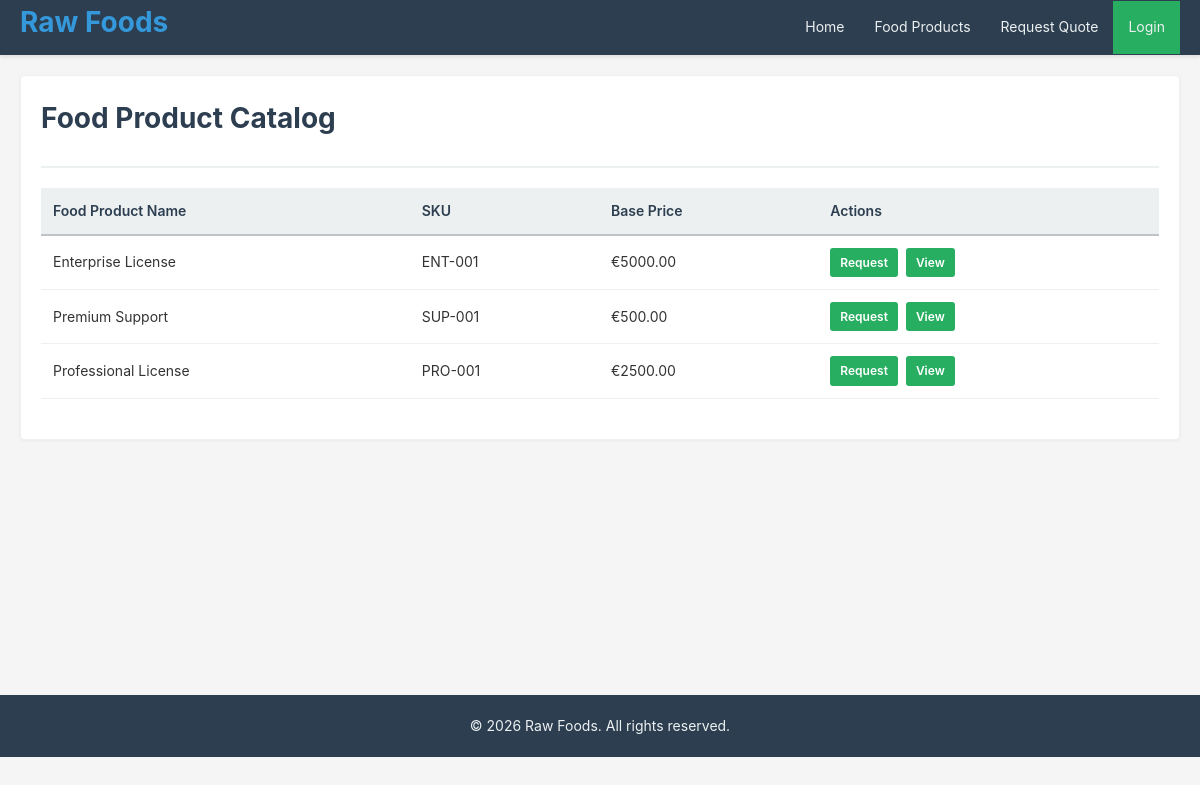
The app's page /products/, older data.
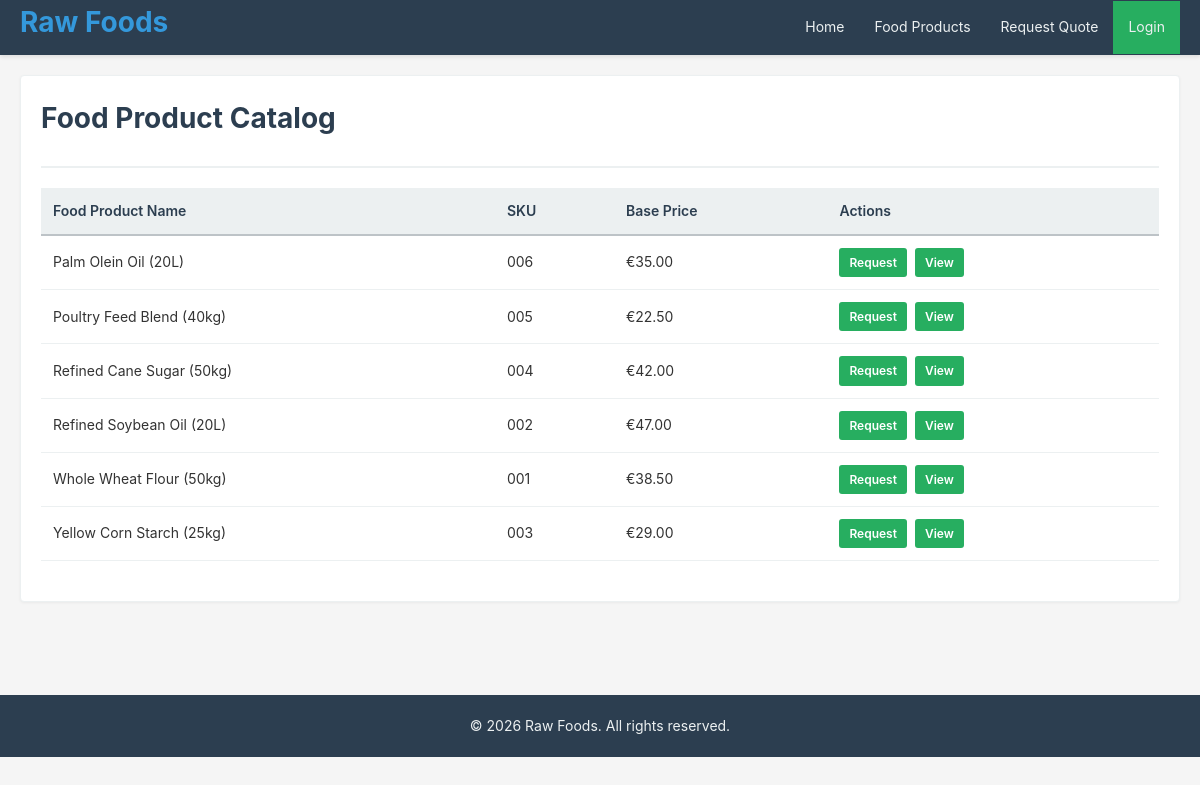
The same page, newer data.
### crm/models.py (models this page shows, shortened)
class Product(models.Model):
    name = models.CharField(max_length=200, unique=True)
    sku = models.CharField(max_length=50, unique=True)
    base_price = models.DecimalField(
        max_digits=10, decimal_places=2, validators=[MinValueValidator(0)]
    )
    description = models.TextField(blank=True)
    is_active = models.BooleanField(default=True)
    created_at = models.DateTimeField(auto_now_add=True)
    updated_at = models.DateTimeField(auto_now=True)
    objects = models.Manager()
    class Meta:  # pylint: disable=too-few-public-methods
        ordering = ['name']
        verbose_name = 'Food Product'
        verbose_name_plural = 'Food Products'

### crm/views.py (the view)
# urls.py: path('products/', views.product_list, name='product_list'),
def product_list(request):
    products = Product.objects.filter(is_active=True)
    return render(request, 'product_list.html', {'products': products})

### templates/product_list.html (shortened to what this page needs)
{% extends "base.html" %}
{% block content %}
<div class="card">
    <div class="card-header">
        <h1>Food Product Catalog</h1>
    </div>
    <div class="card-body">
        {% if products %}
        <table>
            <thead>
                <tr>
                    <th>Food Product Name</th>
                    <th>SKU</th>
                    <th>Base Price</th>
                    <th>Actions</th>
                </tr>
            </thead>
            <tbody>
                {% for product in products %}
                <tr>
                    <td>{{ product.name }}</td>
                    <td>{{ product.sku }}</td>
                    <td>€{{ product.base_price }}</td>
                    <td class="table-actions">
                        <div style="display: flex; gap: 8px;">
                            <a href="{% url 'request_quote' %}?product_id={{ product.id }}" class="btn btn-success"
                                style="margin: 0;">Request</a>
                            <a href="{% url 'product_detail' product.id %}" class="btn btn-success"
                                style="margin: 0;">View</a>
                        </div>
                    </td>
                </tr>
                {% endfor %}
            </tbody>
        </table>
        {% else %}
        <p>No food products available.</p>
        {% endif %}
    </div>
</div>
{% endblock %}

### templates/base.html (shortened to what this page needs)
<!DOCTYPE html>
<html lang="en">
<head>
    {% load static %}
    <link rel="stylesheet" href="{% static 'css/style.css' %}">
</head>
<body>
    <nav class="navbar">
        <div class="nav-container">
            <h1 class="nav-logo">
                <a href="{% url 'home' %}">Raw Foods</a>
            </h1>
            <ul class="nav-menu">
                <li><a href="{% url 'home' %}">Home</a></li>
                <li><a href="{% url 'product_list' %}">Food Products</a></li>
                {% if user.is_authenticated %}
                {% if user.is_staff %}
                <li><a href="{% url 'sales_dashboard' %}">Dashboard</a></li>
                <li><a href="{% url 'lead_list' %}">Customer Inquiries</a></li>
                <li><a href="{% url 'opportunity_list' %}">Supply Deals</a></li>
                <li><a href="{% url 'quote_list' %}">Supply Quotes</a></li>
                {% if user.is_superuser %}
                <li><a href="/admin/">Admin</a></li>
                {% endif %}
                {% else %}
                <li><a href="{% url 'my_orders' %}">My Orders</a></li>
                {% endif %}
                <li><a href="{% url 'logout' %}" class="btn-logout">Logout ({{ user.username }})</a></li>
                {% else %}
                <li><a href="{% url 'request_quote' %}">Request Quote</a></li>
                <li><a href="{% url 'login' %}" class="btn-login">Login</a></li>
                {% endif %}
            </ul>
        </div>
    </nav>
    <div class="container">
        {% block content %}{% endblock %}
    </div>
    <footer class="footer">
        <p>&copy; 2026 Raw Foods. All rights reserved.</p>
    </footer>
</body>
</html>

### static/css/style.css (style rules this page uses)
* { margin: 0; padding: 0; box-sizing: border-box; }
html, body { height: 100%; }
body { font-family: -apple-system, BlinkMacSystemFont, "Segoe UI", Roboto, "Helvetica Neue", Arial, sans-serif; font-size: 14px; line-height: 1.6; color: #333; background-color: #f5f5f5; }
.container { max-width: 1200px; margin: 0 auto; padding: 20px; min-height: calc(100vh - 200px); }
.navbar { background-color: #2c3e50; padding: 0; box-shadow: 0 2px 4px rgba(0, 0, 0, 0.1); position: sticky; top: 0; z-index: 100; }
.nav-container { max-width: 1200px; margin: 0 auto; display: flex; justify-content: space-between; align-items: center; padding: 0 20px; }
.nav-menu { list-style: none; display: flex; gap: 0; align-items: center; flex-wrap: wrap; }
.nav-menu li { margin: 0; }
.nav-menu a { display: block; color: #ecf0f1; padding: 15px 15px; text-decoration: none; transition: background-color 0.3s; }
.btn-login { background-color: #27ae60; }
.footer { background-color: #2c3e50; color: #ecf0f1; text-align: center; padding: 20px; margin-top: 40px; }
.btn { display: inline-block; padding: 10px 20px; margin-right: 5px; margin-bottom: 5px; border: none; border-radius: 4px; cursor: pointer; font-size: 14px; font-weight: 600; text-decoration: none; transition: background-color 0.3s, color 0.3s; text-align: center; }
.btn-success { background-color: #27ae60; color: white; }
table { width: 100%; border-collapse: collapse; background-color: white; margin: 20px 0; }
thead { background-color: #ecf0f1; border-bottom: 2px solid #bdc3c7; }
th { padding: 12px; text-align: left; font-weight: 600; color: #2c3e50; }
td { padding: 12px; border-bottom: 1px solid #ecf0f1; }
.table-actions { white-space: nowrap; }
.table-actions a { display: inline-block; padding: 5px 10px; margin-right: 5px; font-size: 12px; text-decoration: none; border-radius: 3px; }
.card { background-color: white; border: 1px solid #ecf0f1; border-radius: 4px; padding: 20px; margin-bottom: 20px; box-shadow: 0 1px 3px rgba(0, 0, 0, 0.05); }
.card-header { border-bottom: 2px solid #ecf0f1; padding: 0 0 15px 0; margin-bottom: 15px; }
.card-body { min-height: 100px; }
h1 { font-size: 28px; color: #2c3e50; margin-bottom: 10px; }
a { color: #3498db; text-decoration: none; }

Row changes from the older to the newer data that the page shows:
removed Product: name "Enterprise License", sku "ENT-001", base_price "5000.00"
removed Product: name "Premium Support", sku "SUP-001", base_price "500.00"
removed Product: name "Professional License", sku "PRO-001", base_price "2500.00"
added Product: name "Palm Olein Oil (20L)", sku "006", base_price "35.00"
added Product: name "Poultry Feed Blend (40kg)", sku "005", base_price "22.50"
added Product: name "Refined Cane Sugar (50kg)", sku "004", base_price "42.00"
added Product: name "Refined Soybean Oil (20L)", sku "002", base_price "47.00"
added Product: name "Whole Wheat Flour (50kg)", sku "001", base_price "38.50"
added Product: name "Yellow Corn Starch (25kg)", sku "003", base_price "29.00"
